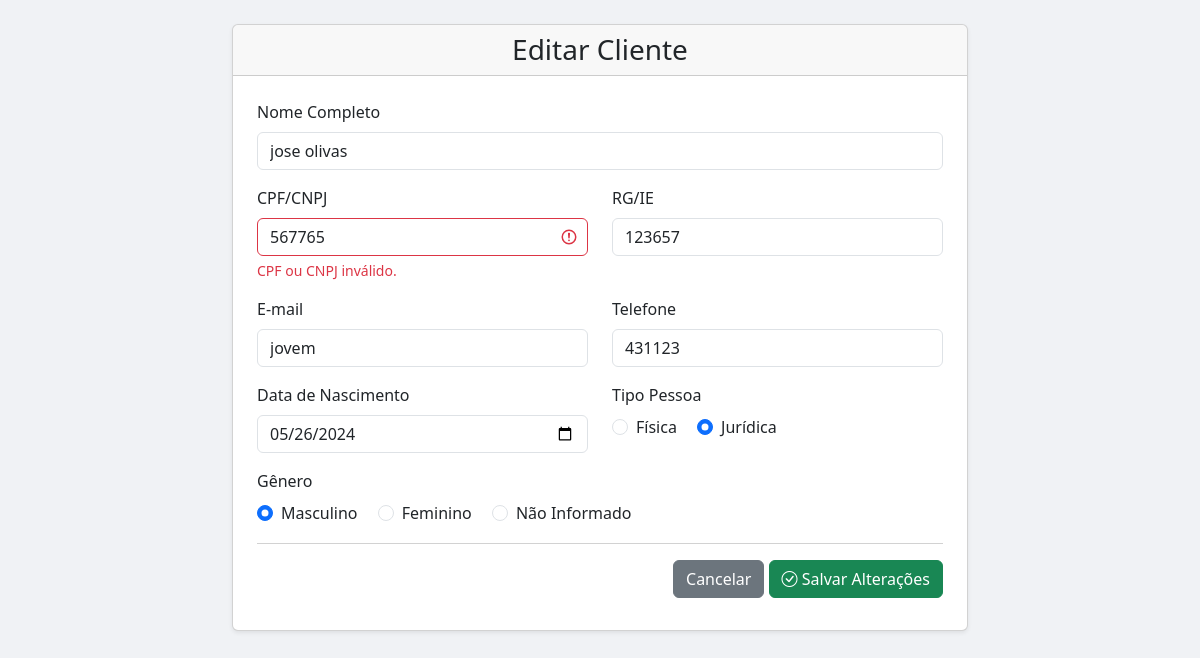
The page /Scripts/editarcliente.php?idcli=14 on the database as committed earlier.
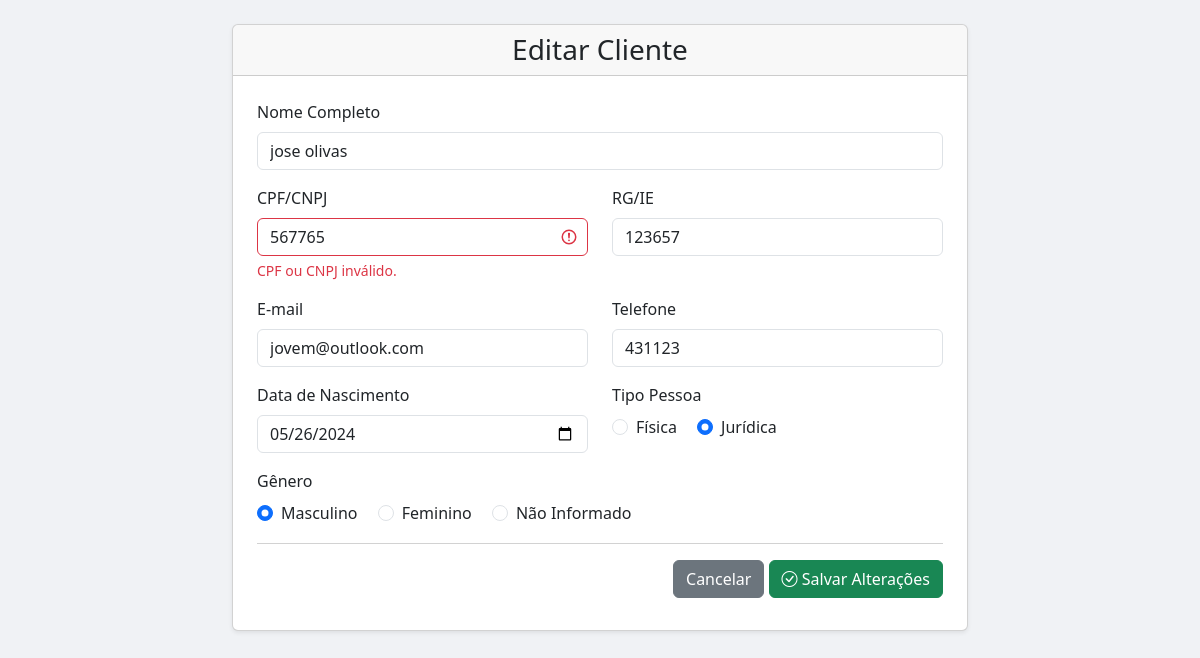
The same page on the database as committed later.
### tables this page shows
CREATE TABLE IF NOT EXISTS `pessoas` (
  `id_pessoa` int NOT NULL AUTO_INCREMENT,
  `nome` varchar(100) NOT NULL,
  `cpfcnpj` varchar(20) NOT NULL,
  `rgie` varchar(20) DEFAULT NULL,
  `nasc` date DEFAULT NULL,
  `f_j` smallint DEFAULT NULL COMMENT '0-Pessoa Fisica, 1-Pessoa Juridica',
  `tipopessoa` smallint DEFAULT NULL COMMENT '0-Usuario, 1-Cliente, 2-Medico',
  `email` varchar(50) DEFAULT NULL,
  `telefone` varchar(50) DEFAULT NULL,
  `genero` char(1) DEFAULT NULL COMMENT 'M-Masculino, F-Feminino, N-Não Identificado',
  `excluido` tinyint(1) DEFAULT NULL,
  PRIMARY KEY (`id_pessoa`)
);

### Scripts/funcoes.php (called while the page is built, shortened)
<?php
function formatarCpfCnpj($numero) {
    $numero = preg_replace('/\D/', '', $numero);
    return $numero;
}
function formatarTelefone($telefone) {
    $telefone = preg_replace('/\D/', '', $telefone);
    return $telefone;
}
?>

### Scripts/editarcliente.php (the view, shortened to what this page needs)
<?php
include_once("conexao.php");
include_once("funcoes.php");
$dados = null;
try {
    $idcli = $_GET["idcli"] ?? null;
    $sql = "SELECT id_pessoa, nome, cpfcnpj, rgie, email, telefone, nasc, f_j, genero FROM pessoas WHERE id_pessoa = ?";
    $stmt = mysqli_prepare($conexao, $sql);
    mysqli_stmt_bind_param($stmt, 'i', $idcli);
    mysqli_stmt_execute($stmt);
    mysqli_stmt_bind_result($stmt, $id_pessoa, $nome, $cpfcnpj, $rgie, $email, $telefone, $nasc, $f_j, $genero);
    if (mysqli_stmt_fetch($stmt)) {
        $dados = [
            'id_pessoa' => $id_pessoa,
            'nome' => $nome,
            'cpfcnpj' => $cpfcnpj,
            'rgie' => $rgie,
            'email' => $email,
            'telefone' => $telefone,
            'nasc' => $nasc,
            'f_j' => $f_j,
            'genero' => $genero
        ];
    }
} catch (Exception $e) {
    die("Erro: " . $e->getMessage());
}
?>
<!DOCTYPE html>
<html lang="pt-br">
<head>
    <link href="https://cdn.jsdelivr.net/npm/bootstrap@5.3.2/dist/css/bootstrap.min.css" rel="stylesheet">
    <link rel="stylesheet" href="https://cdn.jsdelivr.net/npm/bootstrap-icons@1.11.3/font/bootstrap-icons.min.css">
</head>
<body style="background-color: #f0f2f5;">
<div class="container my-4">
    <div class="row justify-content-center">
        <div class="col-12 col-lg-10 col-xl-8">
            <div class="card shadow-sm">
                <div class="card-header">
                    <h3 class="text-center mb-0">Editar Cliente</h3>
                </div>
                <div class="card-body p-4">
                    <form action="agenda.php?menuop=atualizarcliente" method="post">
                        <div class="row">
                            <div class="col-md-12 mb-3">
                                <label for="clinome" class="form-label">Nome Completo</label>
                                <input type="text" class="form-control" id="clinome" name="clinome" value="<?= htmlspecialchars($dados["nome"]) ?>" required>
                            </div>
                            <div class="col-md-6 mb-3">
                                <label for="clicpfcnpj" class="form-label">CPF/CNPJ</label>
                                <input type="text" class="form-control" id="clicpfcnpj" name="clicpfcnpj" value="<?= htmlspecialchars(formatarCpfCnpj($dados["cpfcnpj"])) ?>" maxlength="18">
                                <div class="invalid-feedback">CPF ou CNPJ inválido.</div>
                            </div>
                            <div class="col-md-6 mb-3">
                                <label for="clirgie" class="form-label">RG/IE</label>
                                <input type="text" class="form-control" id="clirgie" name="clirgie" value="<?= htmlspecialchars($dados["rgie"]) ?>">
                            </div>
                            <div class="col-md-6 mb-3">
                                <label for="cliemail" class="form-label">E-mail</label>
                                <input type="email" class="form-control" id="cliemail" name="cliemail" value="<?= htmlspecialchars($dados["email"]) ?>">
                            </div>
                            <div class="col-md-6 mb-3">
                                <label for="clitel" class="form-label">Telefone</label>
                                <input type="text" class="form-control" id="clitel" name="clitel" value="<?= htmlspecialchars(formatarTelefone($dados["telefone"])) ?>" maxlength="15">
                            </div>
                            <div class="col-md-6 mb-3">
                                <label for="clinasc" class="form-label">Data de Nascimento</label>
                                <input type="date" class="form-control" id="clinasc" name="clinasc" value="<?= htmlspecialchars($dados["nasc"]) ?>">
                            </div>
                            <div class="col-md-6 mb-3">
                                <label class="form-label d-block">Tipo Pessoa</label>
                                <div class="form-check form-check-inline">
                                    <input class="form-check-input" type="radio" id="pessoafisica" name="clitipo" value="0" <?php if ($dados["f_j"] == 0) echo 'checked'; ?> required>
                                    <label class="form-check-label" for="pessoafisica">Física</label>
                                </div>
                                <div class="form-check form-check-inline">
                                    <input class="form-check-input" type="radio" id="pessoajuridica" name="clitipo" value="1" <?php if ($dados["f_j"] == 1) echo 'checked'; ?> required>
                                    <label class="form-check-label" for="pessoajuridica">Jurídica</label>
                                </div>
                            </div>
                            <div class="col-md-12 mb-3">
                                <label class="form-label d-block">Gênero</label>
                                <div class="form-check form-check-inline">
                                    <input class="form-check-input" type="radio" id="masculino" name="cligenero" value="M" <?php if ($dados["genero"] == "M") echo 'checked'; ?> required>
                                    <label class="form-check-label" for="masculino">Masculino</label>
                                </div>
                                <div class="form-check form-check-inline">
                                    <input class="form-check-input" type="radio" id="feminino" name="cligenero" value="F" <?php if ($dados["genero"] == "F") echo 'checked'; ?> required>
                                    <label class="form-check-label" for="feminino">Feminino</label>
                                </div>
                                <div class="form-check form-check-inline">
                                    <input class="form-check-input" type="radio" id="naoidentificado" name="cligenero" value="N" <?php if ($dados["genero"] == "N") echo 'checked'; ?> required>
                                    <label class="form-check-label" for="naoidentificado">Não Informado</label>
                                </div>
                            </div>
                        </div>
                        <div class="card-footer text-end bg-white px-0 pt-3">
                            <a href="agenda.php?menuop=clientes" class="btn btn-secondary">Cancelar</a>
                            <button type="submit" class="btn btn-success" name="atualizar">
                                <i class="bi bi-check-circle"></i> Salvar Alterações
                            </button>
                        </div>
                    </form>
                </div>
            </div>
        </div>
    </div>
</div>
</body>
</html>

Rows that differ between the two databases and show on the page:
changed pessoas "jose olivas": cliemail "jovem" → "jovem@outlook.com"
